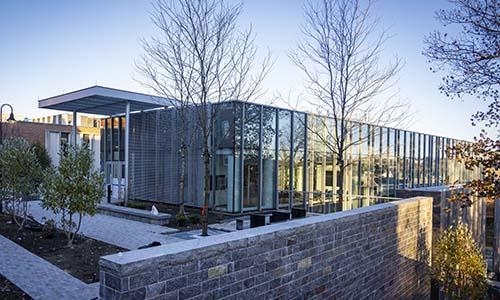
#> input picture Week2/UnityHall.jpg, 500 x 300 px
$ python geomTf_cornerDet_experiments.py   (older library calls are emulated)
#> lines starting #> are read from the running program, lines starting #| are printed output that depends on the picture; after the words box and inside, x2 and y2 are one past the last pixel; in counts of white or black regions, pixels touching at a corner belong together
#> further down, frame is the input picture: shape (300, 500, 3); mean B, G, R 150.9, 134.1, 125.4
### Week2/cv_utils.py
'''
Author: Atreya Bhat
RBE 549 Computer Vision @ WPI
'''

import cv2
import datetime
import numpy as np

####################################################
# WEEK 1
####################################################

# [180 lines left out: functions zoom, threshold_frame, border, capture_image, video_record, rotate_image and 6 more, not called in this run]


def canny(frame,threshold1=100,threshold2=200):
    return cv2.Canny(frame, threshold1, threshold2)

# [35 lines left out: functions scale_frame, affine_transform, perspective_transform, not called in this run]


def harris(frame, blockSize, ksize, k,corner_threshold=0.1):
    """
    Performs Harris corner detection on the input frame and refines the corner points.

    Parameters:
    - frame: The input frame
    - blockSize: The size of the neighbourhood considered for corner detection
    - ksize: Aperture parameter of the Sobel derivative used
    - k: Harris detector free parameter in the equation

    Returns:
    - harris_frame: The frame with highlighted Harris corners
    - refined_frame: The frame with refined corner points
    """
#> called with blockSize = 8, ksize = 3, k = 0.05, corner_threshold = 0.1
    # Convert to grayscale
    gray = cv2.cvtColor(frame, cv2.COLOR_BGR2GRAY)
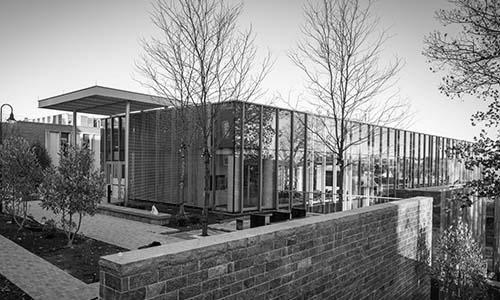
#> gray: shape (300, 500); min 0, max 255, mean 133.4
    gray_float = np.float32(gray)

    # Apply Harris corner detection
    harris_corners = cv2.cornerHarris(gray_float, blockSize=blockSize, ksize=ksize, k=k)
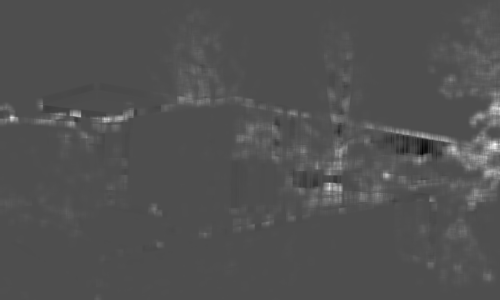
#> harris_corners: shape (300, 500) float32; min -23179824, max 52316368, mean 1103140; drawn with min black and max white

    # Dilate corner image to enhance corner points
    harris_corners = cv2.dilate(harris_corners, None)

    # Threshold to mark the corners in the original image
    harris_frame = frame.copy()
    harris_frame[harris_corners > corner_threshold * harris_corners.max()] = [0, 0, 255]
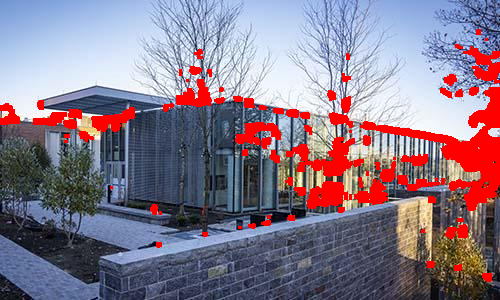
#> harris_frame: shape (300, 500, 3); 9.48% of pixels changed, all inside (x1, y1, x2, y2) = (0, 29, 500, 282)

    # Refine corner points
    ret, labels, stats, centroids = cv2.connectedComponentsWithStats(np.uint8(harris_corners > 0.01 * harris_corners.max()))
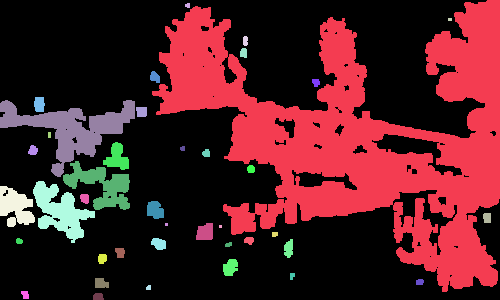
#> labels: shape (300, 500) int32; 41 distinct labels, from 0 to 40; one colour per label, 0 black
#> ret = 41; stats = 41 rows, first 6: [0, 0, 500, 300, 96685], [152, 0, 348, 292, 42511], [185, 3, 5, 5, 21], [448, 18, 4, 3, 12], [243, 36, 5, 10, 45], [240, 48, 7, 10, 61]; centroids = 41 pairs, first value 15.2 to 486.7, second value 5 to 296.2
    criteria = (cv2.TERM_CRITERIA_EPS + cv2.TERM_CRITERIA_MAX_ITER, 100, 0.001)
    corners = cv2.cornerSubPix(gray, np.float32(centroids), (5, 5), (-1, -1), criteria)
#> corners = 41 pairs, first value 13.9 to 484.5, second value 3.5 to 296

    # Draw refined corners
    refined_frame = frame.copy()
    for corner in corners:
        x, y = corner
        cv2.circle(refined_frame, (int(x), int(y)), 5, (0, 0, 255), 1)
#> this loop made 41 passes
#> (x, y) on passes 1 to 12: (218.3, 152), (359.7, 140.5), (186.3, 3.5), (449.5, 19), (245, 40.49), (242.4, 53.39), (153.6, 78.84), (315.8, 81.85), (37.9, 107.5), (74.4, 123.8), (140.9, 110.7), (45.87, 131.7)
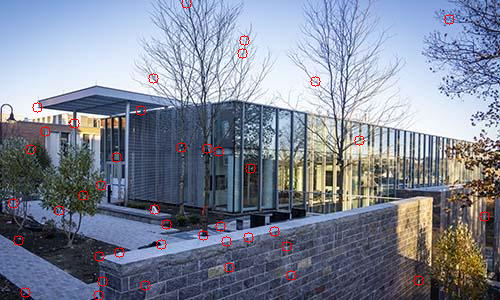
#> refined_frame: shape (300, 500, 3); 0.76% of pixels changed, all inside (x1, y1, x2, y2) = (8, 0, 490, 300)

    return harris_frame, refined_frame

# [23 lines left out: function sift, not called in this run]

### Week2/geomTf_cornerDet_experiments.py
import cv2
import numpy as np
from cv_utils import *
import os

import matplotlib.pyplot as plt

# Global variables for Harris parameters
blockSize = 8
ksize = 3
k = 0.05
corner_threshold = 0.1

# Global variables for SIFT parameters
nfeatures = 0
nOctaveLayers = 3
contrastThreshold = 0.2
edgeThreshold = 10
sigma = 1.0

# Function to update Harris parameters
def update_harris_params(x):
    global blockSize, ksize, k, corner_threshold
    blockSize = cv2.getTrackbarPos('Block Size', 'Parameters')
    if blockSize < 2:
        blockSize = 2
    ksize = cv2.getTrackbarPos('K Size', 'Parameters')
    k = cv2.getTrackbarPos('K', 'Parameters') / 100.0
    corner_threshold = cv2.getTrackbarPos('Corner Threshold', 'Parameters') / 100.0
    if corner_threshold == 0:
        corner_threshold = 0.01

# Function to update SIFT parameters
def update_sift_params(x):
    global nfeatures, nOctaveLayers, contrastThreshold, edgeThreshold, sigma
    nfeatures = cv2.getTrackbarPos('N Features', 'Parameters')
    nOctaveLayers = cv2.getTrackbarPos('N Octave Layers', 'Parameters')
    contrastThreshold = cv2.getTrackbarPos('Contrast Threshold', 'Parameters') / 100.0
    edgeThreshold = cv2.getTrackbarPos('Edge Threshold', 'Parameters')
    sigma = cv2.getTrackbarPos('Sigma', 'Parameters')
    if sigma == 0:
        sigma = 1
    print(sigma)


# Create a window for displaying the parameters
cv2.namedWindow('Parameters')

# Create trackbars for Harris parameters
cv2.createTrackbar('Block Size', 'Parameters', blockSize, 20, update_harris_params)
cv2.createTrackbar('K Size', 'Parameters', ksize, 20, update_harris_params)
cv2.createTrackbar('K', 'Parameters', int(k * 100), 100, update_harris_params)
cv2.createTrackbar('Corner Threshold', 'Parameters', int(corner_threshold * 100), 100, update_harris_params)

# Create trackbars for SIFT parameters
cv2.createTrackbar('N Features', 'Parameters', nfeatures, 1000, update_sift_params)
cv2.createTrackbar('N Octave Layers', 'Parameters', nOctaveLayers, 10, update_sift_params)
cv2.createTrackbar('Contrast Threshold', 'Parameters', int(contrastThreshold * 100), 100, update_sift_params)
cv2.createTrackbar('Edge Threshold', 'Parameters', edgeThreshold, 100, update_sift_params)
cv2.createTrackbar('Sigma', 'Parameters', int(sigma*10), 20, update_sift_params)

# Load the input frame
frame = cv2.imread('UnityHall.jpg')

display_harris = True
display_refined_harris = False

while True:
    # Copy the frame for display
    display_frame = frame.copy()
    ksize = max(ksize, 3)  # Ensure ksize is at least 3
    ksize = ksize + 1 if ksize % 2 == 0 else ksize  # Make ksize odd if it's even
    if display_harris:
        # Perform Harris corner detection
        harris_frame, refined_frame = harris(frame, blockSize, ksize, k, corner_threshold)
        if display_refined_harris:
            cv2.destroyWindow('SIFT Feature Detection')  # Close SIFT window if open
            cv2.destroyWindow('Harris Corner Detection')  # Close refined Harris window if open
            cv2.imshow('Refined Harris Corner Detection', refined_frame)

        else:
            cv2.destroyWindow('SIFT Feature Detection')  # Close SIFT window if open
            cv2.destroyWindow('Refined Harris Corner Detection')  # Close SIFT window if open
            cv2.imshow('Harris Corner Detection', harris_frame)

    else:
        # Perform SIFT feature detection
        sift_frame = sift(frame, nfeatures, nOctaveLayers, contrastThreshold, edgeThreshold, sigma)
        print(sigma)
        cv2.destroyWindow('Harris Corner Detection')  # Close Harris window if open
        cv2.destroyWindow('Refined Harris Corner Detection')
        cv2.imshow('SIFT Feature Detection', sift_frame)


    # Check for keypress
    key = cv2.waitKey(1) & 0xFF
#> (key Esc is pressed here)
    if key == ord('h'):
        display_harris = True
        display_refined_harris = False
    elif key == ord('s'):
        display_harris = False
        display_refined_harris = False
    elif key == ord('r'):
        display_harris = True
        display_refined_harris = True
    elif key == 27:  # Esc key
        break

cv2.destroyAllWindows()
